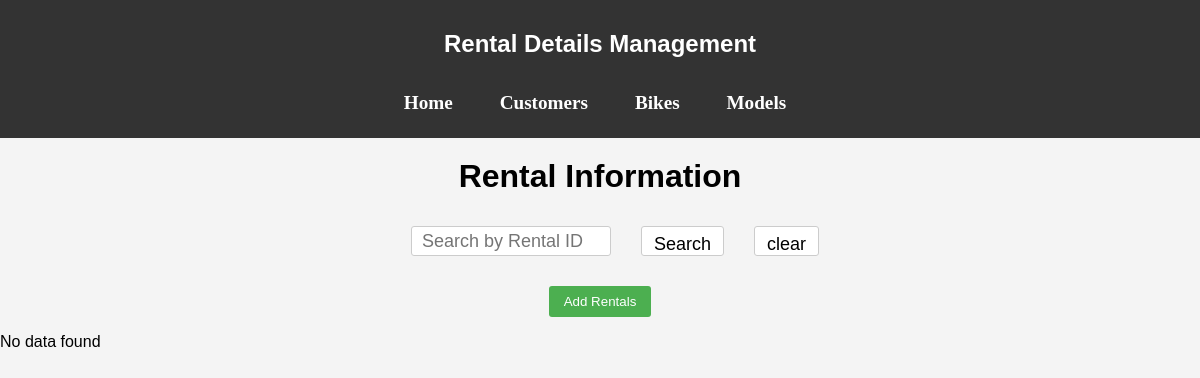
The page /rent on the database as committed earlier.
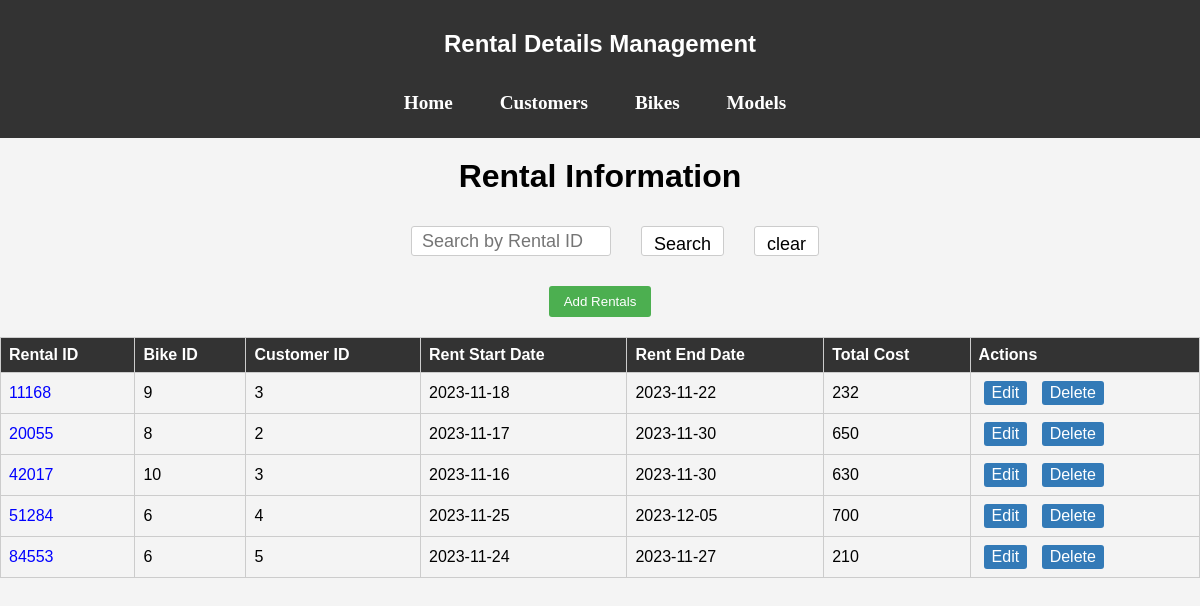
The same page on the database as committed later.
### tables this page shows
CREATE TABLE Rental(
            Rental_ID INTEGER PRIMARY KEY AUTOINCREMENT,
            Bike_ID INTEGER,
            Customer_ID INTEGER,
            Rent_Start_Date DATE,
            Rent_End_Date DATE,
            Total_Cost DECIMAL(10, 2),
            FOREIGN KEY (Rental_ID) REFERENCES Rental(Rental_ID),
            FOREIGN KEY (Bike_ID) REFERENCES Bikes(Bike_ID),
            FOREIGN KEY (Customer_ID) REFERENCES Customers(Customer_ID)
        );

### app.py (the view)
@app.route('/rent', methods=['GET', 'POST'])
def display_rental_table():
    conn = sqlite3.connect('bike_rental.db')
    cursor = conn.cursor()
    if request.method == 'POST':
        search_input = request.form['searchInput']
        cursor.execute("SELECT * FROM Rental WHERE Rental_ID LIKE ?", ('%' + search_input + '%',))
        data = cursor.fetchall()
        conn.close()
        if not data:
            return render_template('rent.html', rental=[])
        return render_template('rent.html', rental=data, search_input=search_input)
    else:
        cursor.execute('SELECT * FROM Rental')
        data = cursor.fetchall()
        conn.close()
        if not data:
            return render_template('rent.html', rental=[])
        return render_template('rent.html', rental=data)

### templates/rent.html (shortened to what this page needs)
<!DOCTYPE html>
<html lang="en">
<head>
    <link rel="stylesheet" href="{{ url_for('static', filename='index.css') }}">
    <link rel="stylesheet" href="{{ url_for('static', filename='rent.css') }}">
    <link rel="stylesheet" href="{{ url_for('static', filename='table.css') }}">
</head>
<body>
    <nav class="navbar">
        <h1>Rental Details Management</h1>
        <ul>
            <li><a href="/">Home</a></li>
            <li><a href="/customer">Customers</a></li>
            <li><a href="/bike">Bikes</a></li>
            <li><a href="/model">Models</a></li>
        </ul>
    </nav>
    <h1>Rental Information</h1>
    <form method="post" action="/rent" class="search-container">
        <input type="text" id="searchInput" class="magnifier" name="searchInput" placeholder="Search by Rental ID">
        <input type="submit" value="Search" id="searchBtn" name="search" >
        <input type="submit" value="clear" id="searchBtn" name="clear" method="get" action="/rent">
    </form>
    <a href="/rent_add"><button>Add Rentals</button></a>
    {% if not rental %}
        <p>No data found</p>
    {% else %}
        <table border="1">
            <thead>
                <tr>
                    <th>Rental ID</th>
                    <th>Bike ID</th>
                    <th>Customer ID</th>
                    <th>Rent Start Date</th>
                    <th>Rent End Date</th>
                    <th>Total Cost</th>
                    <th>Actions</th>
                </tr>
            </thead>
            <tbody>
                {% for rental in rental %}
                    <tr>
                        <td ><a class="link" href="/fetch_rid/{{ rental[0] }}">{{ rental[0] }}</a></td>
                        <td>{{ rental[1] }}</td>
                        <td>{{ rental[2] }}</td>
                        <td>{{ rental[3] }}</td>
                        <td>{{ rental[4] }}</td>
                        <td>{{ rental[5] }}</td>
                        <td>
                            <a href="/rent_edit/{{rental[0]}}">Edit</a>
                            <a href="/rent_delete/{{ rental[0] }}" onclick="return confirm('Are you sure you want to delete this report?')">Delete</a>
                        </td>
                    </tr>
                {% endfor %}
            </tbody>
        </table>
    {% endif %}
</body>
</html>

### static/index.css (style rules this page uses)
body, ul { font-family: Arial, sans-serif; margin: 0; padding: 0; }
.navbar { background-color: #333; color: white; text-align: center; }
.navbar h1 { padding: 20px; margin: 0; }
.navbar ul { list-style-type: none; margin: 0; padding: 0; }
.navbar ul li { display: inline; }
.navbar ul li a { display: inline-block; color: white; text-align: center; padding: 14px 16px; text-decoration: none; }
ul { list-style: none; padding: 0; color:pink ; font-size: larger; font-family: Cambria, Cochin, Georgia, Times, 'Times New Roman', serif; font-weight: bolder; }

### static/rent.css (style rules this page uses)
tr td:first-of-type a { text-decoration: none; color: blue; }
#searchBtn { padding: 8px 12px; border: 1px solid #ccc; border-radius: 3px; cursor: pointer; background-color: #ffffff; height: 30px; box-sizing: border-box; font-size: 18px; line-height: 1; display: inline-block; }
#searchInput { height: 30px; width:200px; padding: 10px; border: 1px solid #ccc; border-radius: 3px; box-sizing: border-box; font-size: 18px; line-height: 1; display: inline-block; }
.search-container { display: flex; align-items: center; justify-content: center; margin-bottom: 20px; }
.search-container { display: flex; align-items: center; padding: 10px; border: none; }
.search-container input[type="text"], .search-container input[type="submit"], .search-container button { margin-left: 30px; padding: 10px; }
.search-container input[type="submit"], .search-container button { background-color: #4CAF50; color:black; border: none; cursor: pointer; }

### static/table.css (style rules this page uses)
body { font-family: Arial, sans-serif; margin: 0; padding: 0; background-color: #f4f4f4; }
h1 { text-align: center; margin-top: 20px; }
.navbar { background-color: #333; color: white; padding: 10px 20px; }
.navbar h1 { margin: 0; font-size: 24px; }
.navbar ul { list-style-type: none; margin: 0; padding: 0; }
.navbar ul li { display: inline; margin-right: 10px; }
.navbar ul li a { color: white; text-decoration: none; }
table { width: 100%; border-collapse: collapse; margin-top: 20px; }
table, th, td { border: 1px solid #ccc; }
th, td { padding: 8px; text-align: left; }
th { background-color: #333; color: white; }
button { padding: 8px 15px; background-color: #4CAF50; color: white; border: none; border-radius: 3px; cursor: pointer; text-decoration: none; margin-top: 20px; display: block; margin-left: auto; margin-right: auto; }
a { text-decoration: none; color: #337ab7; }
table td:last-of-type a { display: inline-block; margin: 0 5px; padding: 3px 8px; text-decoration: none; border-radius: 3px; background-color: #337ab7; color: #fff; cursor: pointer; transition: background-color 0.3s ease; }

Rows that differ between the two databases and show on the page:
added Rental: Rental_ID "11168", Bike_ID "9", Customer_ID "3", Rent_Start_Date "2023-11-18", Rent_End_Date "2023-11-22", Total_Cost "232"
added Rental: Rental_ID "20055", Bike_ID "8", Customer_ID "2", Rent_Start_Date "2023-11-17", Rent_End_Date "2023-11-30", Total_Cost "650"
added Rental: Rental_ID "42017", Bike_ID "10", Customer_ID "3", Rent_Start_Date "2023-11-16", Rent_End_Date "2023-11-30", Total_Cost "630"
added Rental: Rental_ID "51284", Bike_ID "6", Customer_ID "4", Rent_Start_Date "2023-11-25", Rent_End_Date "2023-12-05", Total_Cost "700"
added Rental: Rental_ID "84553", Bike_ID "6", Customer_ID "5", Rent_Start_Date "2023-11-24", Rent_End_Date "2023-11-27", Total_Cost "210"
Other text that changed with them:
text no longer shown: "No data found"
text now shown: "Rental ID Bike ID Customer ID Rent Start Date Rent End Date Total Cost Actions"
